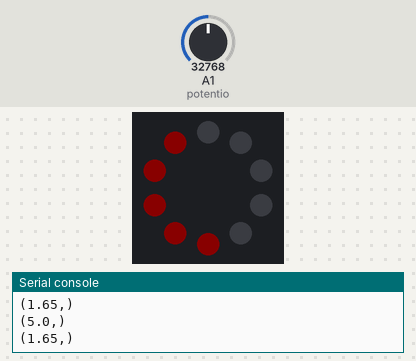
The program below on a simulated Circuit Playground running CircuitPython. Shown: the board's ring of 10 RGB LEDs (number 0 left of the top, counting anticlockwise), the last lines printed to the serial console. The test bench sets the inputs (shaded band); at power-on: A1 (potentio) = 32768 (analog values on the 0–65535 scale). Dim RGB values are drawn brighter than linear.

Above: at 1.2 s.
1.3 s: A1 (potentio) set to 65535
At 2.3 s:
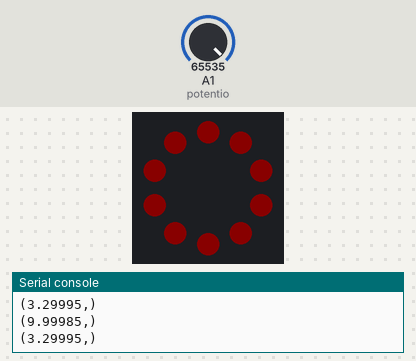
2.8 s: A1 (potentio) set to 57670
At 3.4 s:
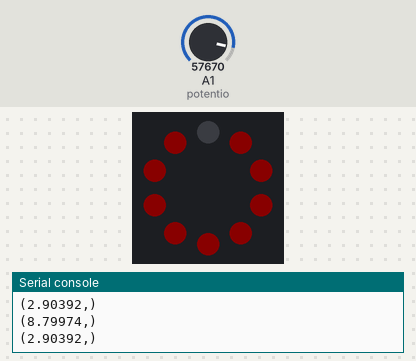
4.4 s: A1 (potentio) set to 45874
At 4.9 s:
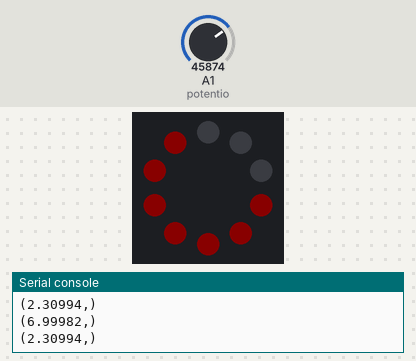
Timing chart, 0 to 7.4 s (numbered marks = the images above; inputs shaded):
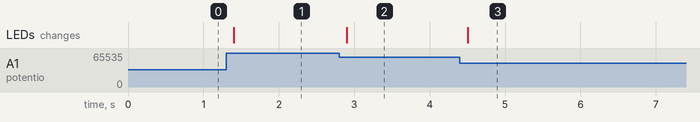

Measured:
- after the input at 1.3 s, the LEDs: change after 0.10 s (image 1)
- after the input at 2.8 s, the LEDs: change after 0.10 s (image 2)
- after the input at 4.4 s, the LEDs: change after 0.11 s (image 3)

The program:

potentio.py
```python
import board
import analogio
import time
import neopixel

def scale_range(value):

    return round(value)


potentio = analogio.AnalogIn(board.A1)
pixels = neopixel.NeoPixel(board.NEOPIXEL, 10, brightness=0.1)


while True:
    data = potentio.value*3.3 / 65536
    peak = data*3.0303030303
    for i in range(10):
            if i <= peak:
                pixels[i] = (100, 0, 0)
            else:
                pixels[i] = (0, 0, 0)
    pixels.show()
    print(((peak), ))
    print(((data), ))
    time.sleep(.1)
```
